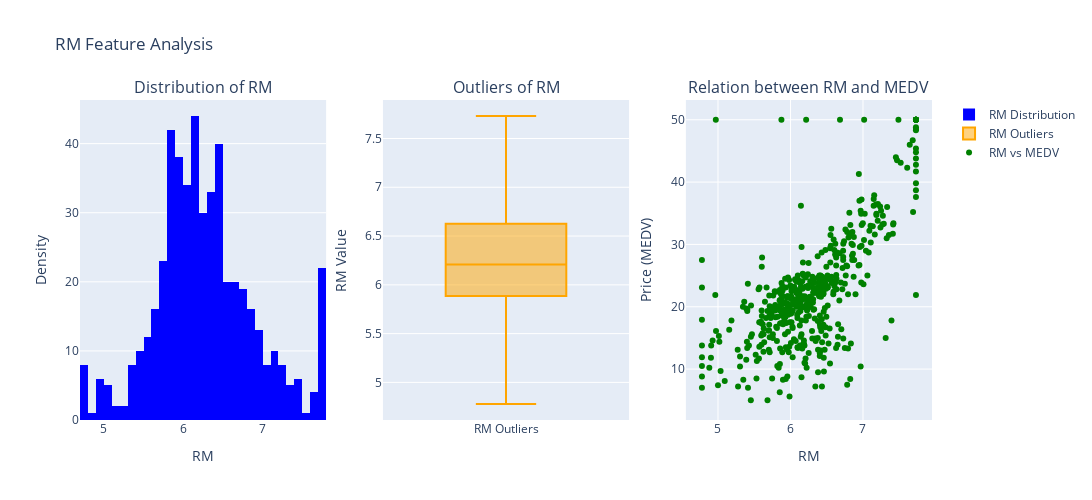

The notebook cell this image was saved under:
### Markdown cell above
#### `RM`

Average number of rooms per dwelling

### Code cell
fig = make_subplots(rows=1, cols=3, subplot_titles=('Distribution of RM', 'Outliers of RM', 'Relation between RM and MEDV'))

# Distribution of RM
fig.add_trace(go.Histogram(x=df_clean['RM'], nbinsx=30, name='RM Distribution', marker_color='blue'), row=1, col=1)

# Outliers of RM
fig.add_trace(go.Box(y=df_clean['RM'], name='RM Outliers', marker_color='orange'), row=1, col=2)

# Relation between RM and MEDV
fig.add_trace(go.Scatter(x=df_clean['RM'], y=df_clean['MEDV'], mode='markers', name='RM vs MEDV', marker=dict(color='green')), row=1, col=3)


# Labeling the axes for each drawing
# 1. Histogram Plot
fig.update_xaxes(title_text='RM', row=1, col=1)
fig.update_yaxes(title_text='Density', row=1, col=1)

# 2. Box Plot
fig.update_yaxes(title_text='RM Value', row=1, col=2)

# 3. Scatter Plot
fig.update_xaxes(title_text='RM', row=1, col=3)
fig.update_yaxes(title_text='Price (MEDV)', row=1, col=3)



fig.update_layout(
    height=500,  # Length
    width=1200,  # Width
    title_text="RM Feature Analysis",
    showlegend=True
)

### Figure 1 — Plotly figure (JSON) as saved in the notebook; plotly's stock layout.template omitted (floating-point values rounded to 4 significant figures; data arrays with more than 128 entries replaced by an {"elided": "..."} marker saying what was removed)
{"data": [{"marker": {"color": "blue"}, "name": "RM Distribution", "nbinsx": 30, "type": "histogram", "x": {"elided": "506 float values"}, "xaxis": "x", "yaxis": "y"}, {"marker": {"color": "orange"}, "name": "RM Outliers", "type": "box", "xaxis": "x2", "y": {"elided": "506 float values"}, "yaxis": "y2"}, {"marker": {"color": "green"}, "mode": "markers", "name": "RM vs MEDV", "type": "scatter", "x": {"elided": "506 float values"}, "xaxis": "x3", "y": {"elided": "506 float values"}, "yaxis": "y3"}], "layout": {"annotations": [{"font": {"size": 16}, "showarrow": false, "text": "Distribution of RM", "x": 0.1444, "xanchor": "center", "xref": "paper", "y": 1, "yanchor": "bottom", "yref": "paper"}, {"font": {"size": 16}, "showarrow": false, "text": "Outliers of RM", "x": 0.5, "xanchor": "center", "xref": "paper", "y": 1, "yanchor": "bottom", "yref": "paper"}, {"font": {"size": 16}, "showarrow": false, "text": "Relation between RM and MEDV", "x": 0.8556, "xanchor": "center", "xref": "paper", "y": 1, "yanchor": "bottom", "yref": "paper"}], "height": 500, "showlegend": true, "title": {"text": "RM Feature Analysis"}, "width": 1200, "xaxis": {"anchor": "y", "domain": [0, 0.2889], "title": {"text": "RM"}}, "xaxis2": {"anchor": "y2", "domain": [0.3556, 0.6444]}, "xaxis3": {"anchor": "y3", "domain": [0.7111, 1], "title": {"text": "RM"}}, "yaxis": {"anchor": "x", "domain": [0, 1], "title": {"text": "Density"}}, "yaxis2": {"anchor": "x2", "domain": [0, 1], "title": {"text": "RM Value"}}, "yaxis3": {"anchor": "x3", "domain": [0, 1], "title": {"text": "Price (MEDV)"}}}}
